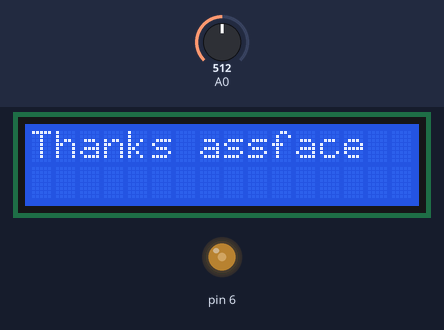
This sketch was run on a simulated Arduino Uno, built with avr-gcc and run on an emulated ATmega328P. On the bench: 16×2 character LCD, output pins drawn as LEDs (lit = HIGH). The inputs (shaded band) are chosen by the test bench; at power-on: A0 = 512. What the sketch prints to the serial monitor is not drawn.

Above: at 1.6 s.
1.7 s: A0 set to 586
7.7 s: A0 set to 614
At 9.7 s:
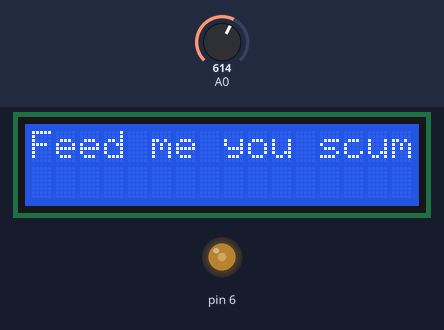
13.7 s: A0 set to 590
At 16.9 s:
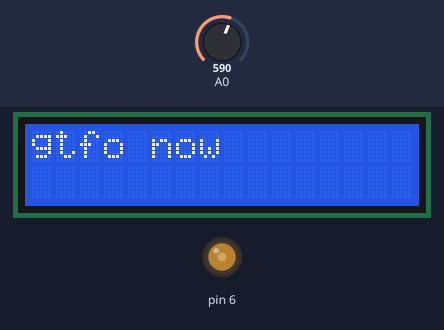
19.7 s: A0 set to 610
At 22.8 s:
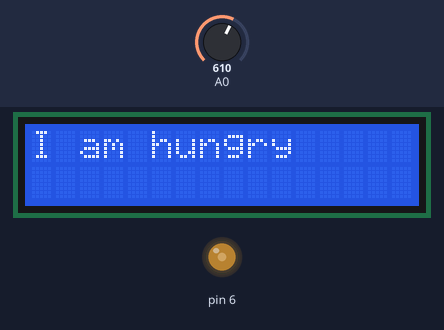
Timing chart, 0 to 24.3 s (numbered marks = the images above; inputs shaded):
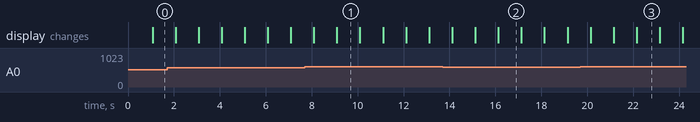

Measured:
- the behaviour switches between 599 and 600 on A0 (found by bisection; images 0 and 1)
- after the input at 7.7 s, the display: first differs from a run without the input after 1.4 s (image 1)
- after the input at 13.7 s, the display: first differs from a run without the input after 1.4 s (image 2 shows a later state)
- after the input at 19.7 s, the display: first differs from a run without the input after 1.4 s (image 3 shows a later state)
- what the display in image 1 shows lasts 1.0 s, from 9.1 s to 10.1 s

The sketch:

moisture_sensor.ino
```cpp
#include <LiquidCrystal.h>
int Contrast=100;
LiquidCrystal lcd(12, 11, 5, 4, 3, 2);

void setup() {
  // initialize serial communication at 9600 bits per second:
  Serial.begin(9600);
  analogWrite(6,Contrast);
  lcd.begin(16, 2);
}

void lcdMessage(String input, String input2){
  lcd.clear();
  lcd.setCursor(0, 0);
  lcd.print(input);
  if(input2){
   delay(1000);
   lcd.clear();
   lcd.setCursor(0, 0);
   lcd.print(input2);
  }
}


void loop() {
  // read the input on analog pin 0:
  int sensorValue = analogRead(A0);

  Serial.println(sensorValue);
  delay(1000);
  if(sensorValue < 600){
    lcdMessage("Thanks assface", "gtfo now");
  }else{
    lcdMessage("Feed me you scum", "I am hungry");
  }
}
```
